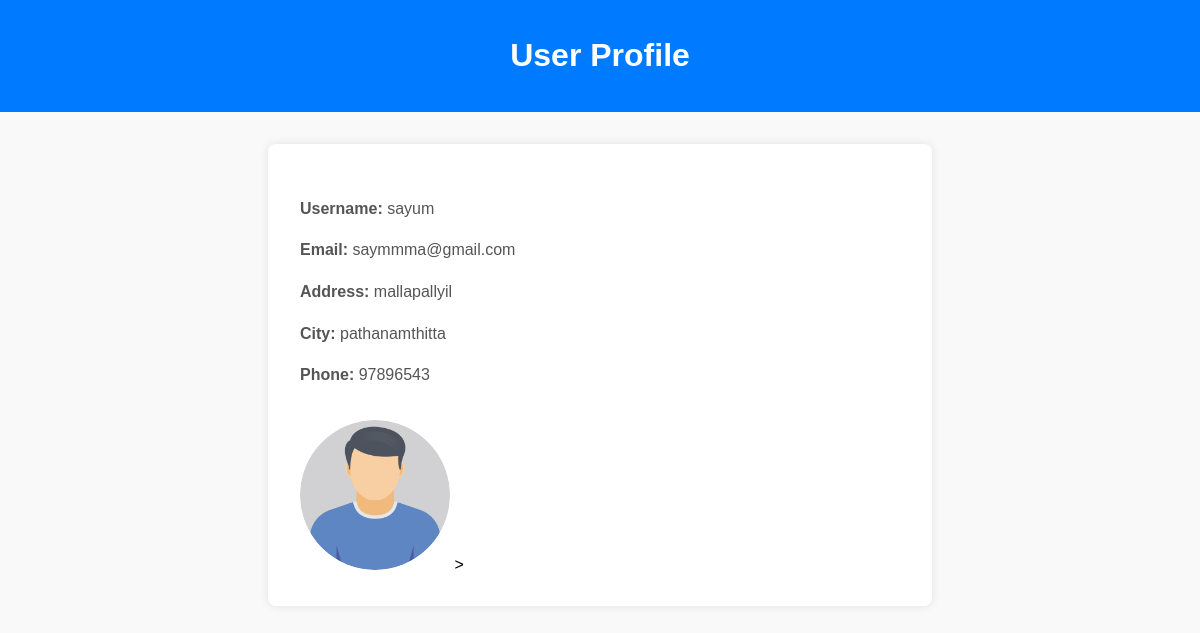
The page /viewuseradmin/29 (signed in) on the database its author committed.
### accounts/models.py (models this page shows, shortened)
class UserProfile(models.Model):
    name=models.CharField(max_length=50,blank=True)
    address=models.CharField(max_length=100,blank=True)
    age=models.IntegerField(null=True,blank=True)
    city=models.CharField(max_length=30,blank=True)
    phone=models.CharField(max_length=15,blank=True)
    profile_pic=models.ImageField(upload_to='users',blank=True,null=True)
    user=models.OneToOneField(CustomUser,on_delete=models.CASCADE)

class CustomUser(AbstractUser):
    username = models.CharField(max_length=20, unique=True)
    email = models.EmailField(unique=True)
    ROLE_CHOICES = (
        ('admin', 'Admin'),
        ('staff', 'Staff'),
        ('donor', 'Donor'),
        ('user','User')
    )
    role = models.CharField(
        max_length=10, choices=ROLE_CHOICES, default='user')
    is_blocked=models.BooleanField(default=False)

### accounts/views.py (the view)
# urls.py: path('viewuseradmin/<int:id>',view_user_admin,name='view_user_admin'),
@login_required(login_url='/users/login')
def view_user_admin(request,id):
    if request.user.role != 'admin':
     return redirect('Error')
    user = get_object_or_404(UserProfile,user__id=id)
    return render(request,'viewadmin_user.html',{'user':user})

### Templates/viewadmin_user.html (shortened to what this page needs)
{%load static%}
<!DOCTYPE html>
<html lang="en">
<head>
    <link rel="stylesheet" href="{% static 'css/profile.css' %}">
</head>
<body>
    <header>
        <h1>User Profile</h1>
    </header>
    <main>
        <section class="profile-card">
            <p><strong>Username:</strong> {{ user.user.username }}</p>
            <p><strong>Email:</strong> {{ user.user.email }}</p>
            <p><strong>Address:</strong> {{ user.address }}</p>
            <p><strong>City:</strong> {{ user.city }}</p>
            <p><strong>Phone:</strong> {{ user.phone }}</p>
            {% if user.profile_pic %}
            <img src="{{ user.profile_pic.url }}" alt="Donor Picture" class="profile-pic">
            {% else %}
                <p>No profile picture available.</p>
            {% endif %}>
        </section>
    </main>
</body>
</html>

### static/css/profile.css (style rules this page uses)
body { font-family: Arial, sans-serif; margin: 0; padding: 0; background-color: #f9f9f9; }
header { background-color: #007BFF; color: white; padding: 1rem; text-align: center; }
.profile-card { background: white; margin: 2rem auto; padding: 2rem; max-width: 600px; border-radius: 8px; box-shadow: 0 0 10px rgba(0, 0, 0, 0.1); }
.profile-card p { line-height: 1.6; color: #555; }
.profile-pic { width: 150px; height: 150px; border-radius: 50%; object-fit: cover; margin-top: 1rem; }

### rows shown on the page
UserProfile: user.username "sayum", user.email "saymmma@gmail.com", address "mallapallyil", city "pathanamthitta", phone "97896543", profile_pic (picture)
